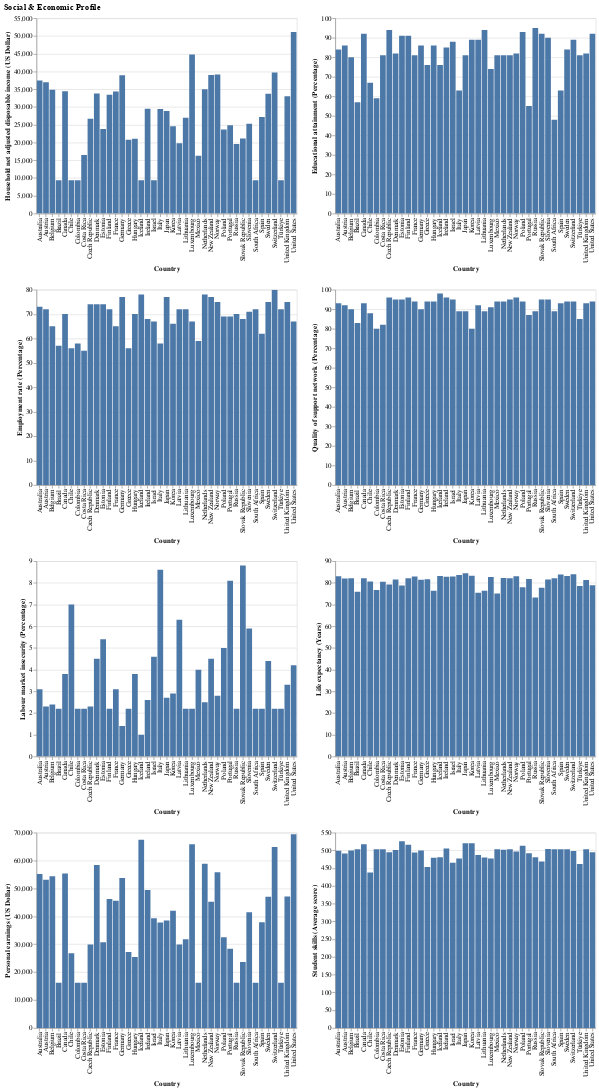

Notebook cell for this chart:
### Code cell
import altair as alt

# https://ncl.instructure.com/courses/50014/pages/practical-w2?module_item_id=2990690
# https://ncl.instructure.com/courses/50014/pages/practical-w4?module_item_id=3038080


#Set up a bar chart instead of a scatter plot
bar_cart = alt.Chart(df_modified).mark_bar().encode(
x='Country',
).properties( # control size of the property
    width=400,
    height=300
).interactive()

# Economic Indicators:
HouseholdPlot = bar_cart.encode(y='Household net adjusted disposable income (US Dollar)')
EmploymentPlot = bar_cart.encode(y='Employment rate (Percentage)')
LabourPlot = bar_cart.encode(y='Labour market insecurity (Percentage)')
EarningsPlot = bar_cart.encode(y='Personal earnings (US Dollar)')

# Social Indicators:
EducationPlot = bar_cart.encode(y='Educational attainment (Percentage)') 
SupportPlot = bar_cart.encode(y='Quality of support network (Percentage)') 
LifePlot = bar_cart.encode(y='Life expectancy (Years)') 
StudentPlot = bar_cart.encode(y='Student skills (Average score)')

alt.hconcat(
    alt.vconcat(HouseholdPlot, EmploymentPlot, LabourPlot, EarningsPlot).resolve_scale(x='independent'), 
    alt.vconcat(EducationPlot, SupportPlot, LifePlot, StudentPlot).resolve_scale(x='independent'),
    title='Social & Economic Profile'
)
